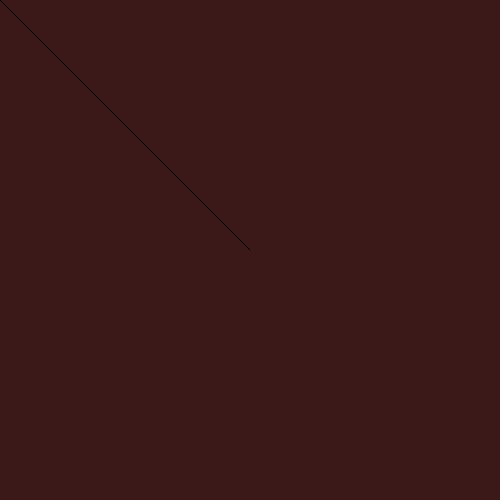
Frame 1 (no input)
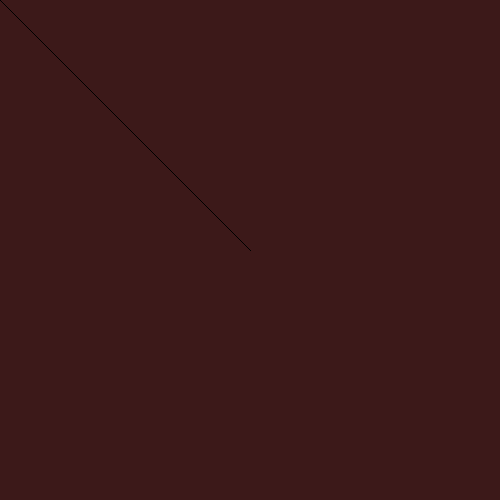
Frame 60 (no input)
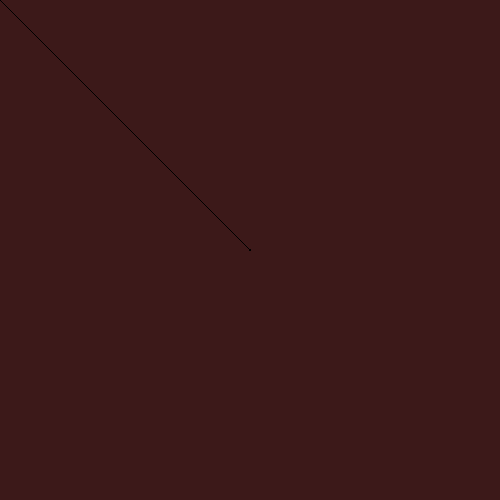
Frame 120 (the mouse pressed at the canvas centre since frame 60)

The p5.js sketch that drew these frames (run headless with seeded random() and noise() and a simulated clock; from frame 60 on, the mouse is pressed at the canvas centre):

// p5.js sketch
// ── sketch.js
function setup(){
    createCanvas(500,500)
    background(60,25,25)
} 
function draw(){
    line(250,250,mouseX, mouseY)
}
function mouseClicked(){
    // Random Color
    let r = random(0,255)
    let g = random(0,255)
    let b = random(0,255)
    stroke(r,g,b)
}
